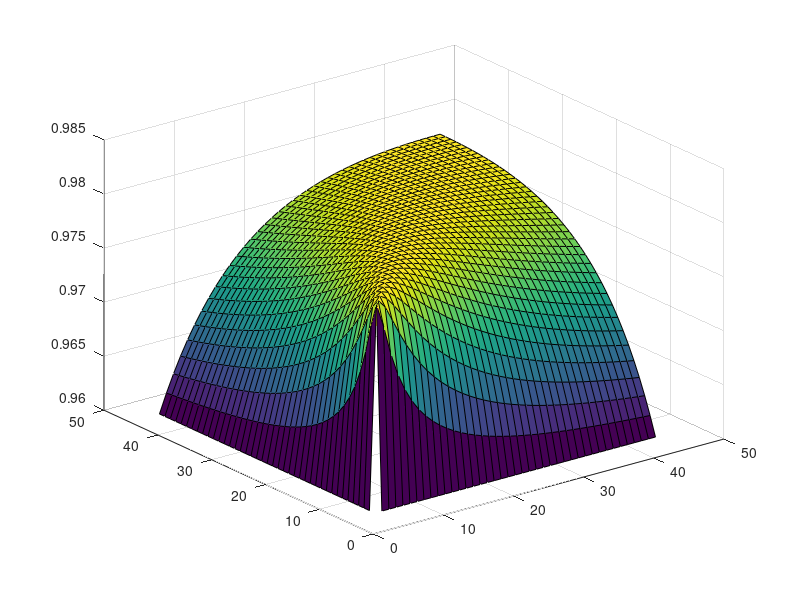

Recreate this plot in MATLAB.
function figure_informaion_gain_without_noise

m=[0:0.025:1];

beta=[0.5,-0.5];
tau_0=1;
eta=[0.01,0.01];

alfa=100;
nt=0;

for cs1=1:2
    for cs2=1:2
        if(cs1==cs2)
            sig_ss(cs1,cs2)=beta(cs1)*beta(cs2)*tau_0 + eta(cs1);
        else
            sig_ss(cs1,cs2)=beta(cs1)*beta(cs2)*tau_0;
        end
    end
end
for cs=1:2
    sig_rs(1,cs)=beta(cs)*tau_0;
end
g=sig_rs*pinv(sig_ss);

for cm_1=1:length(m)
    for cm_2=1:length(m)
        m_1=m(cm_1);
        m_2=m(cm_2);
        M=[m_1,0;0,m_2];
        H(cm_1,cm_2)=((g*M*sig_rs')*(sig_rs*M'*g'))/(g*M*sig_ss*M'*g' +(nt/alfa));
    end
end

figure
surf(H)
